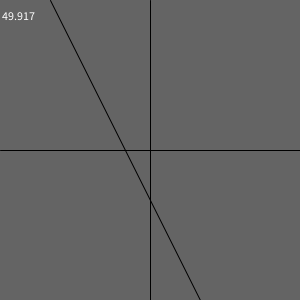
Frame 1 (no input)
Frame 60 (the mouse pressed at the canvas centre just before this capture): identical to frame 1, image omitted
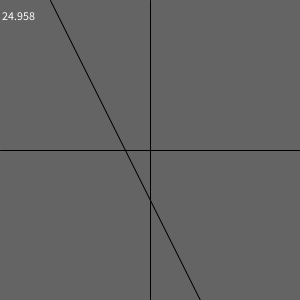
Frame 120 (the mouse held since frame 60 and released just before this capture)

The Processing sketch that drew these frames (run headless with seeded random() and noise(); from frame 60 on, the mouse is pressed at the canvas centre):

// Processing sketch: suisen
// ── suisen.pde
void setup(){
  size(300, 300);
}

float linX1 = 50;
float linY1 = 0;
float linX2 = 200;
float linY2 = 300;

float posX, posY;
float x, y;

float kyori(float lineX1, float lineY1, float lineX2, float lineY2,
            float posX, float posY){
  float a, b, c;
  float dist;
  float root;
  
  a = lineY1 - lineY2;
  b = lineX2 - lineX1;
  c = (-b*lineY1)+(-a*lineX1);
  root = sqrt(a*a + b+b);
  
  if (root == 0.0){
    return -1.0;
  }
  
  dist = ((a*posX)+(b*posY)+c)/root;
  
  if (dist < 0.0){
    dist = -dist;
  }
  
  return dist;
}

void draw(){
  background(100);
  line(150, 0, 150, 300);
  line(0, 150, 300, 150);
  posX = mouseX;
  posY = mouseY;
  line(linX1, linY1, linX2, linY2);
  text(kyori(linX1, linY1, linX2, linY2, posX, posY), 0, 20);
}
